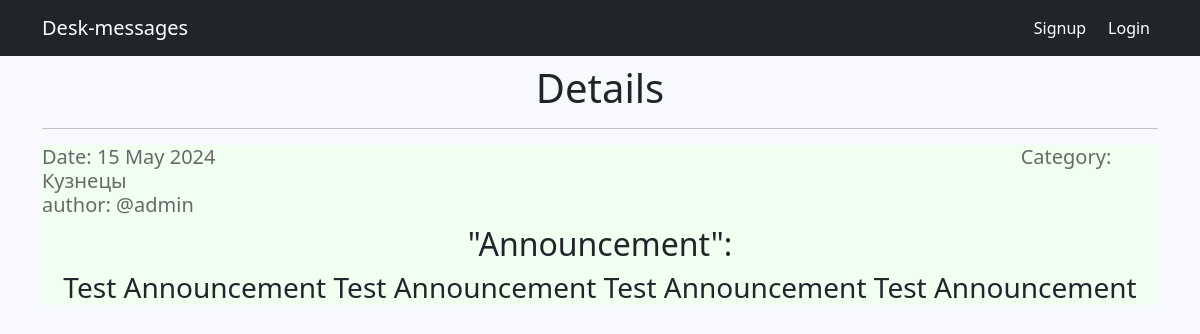
The app's page /2/, older data.
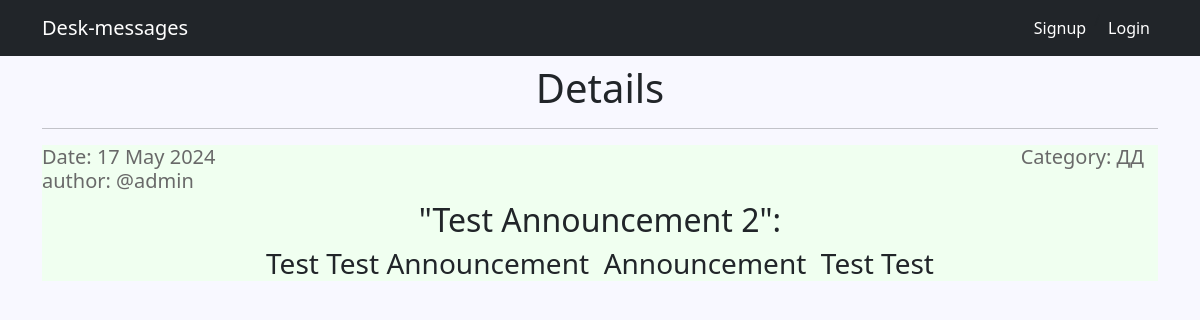
The same page, newer data.
### announcements/models.py (models this page shows, shortened)
class Announcement(models.Model):
    time_in = models.DateTimeField(auto_now_add=True)
    title = models.CharField(max_length=115)
    announcement_text = RichTextUploadingField()
    author = models.ForeignKey(Author, on_delete=models.CASCADE, related_name='announcements')
    category = models.ForeignKey(Category, on_delete=models.CASCADE, related_name='announcements')

class Category(models.Model):
    tanks = "TA"
    healths = "HE"
    dd = "DD"
    merchants = "ME"
    guild_masters = "GM"
    quests_givers = "QG"
    blacksmiths = "BS"
    tanners = "TN"
    potion_makers = "PM"
    spell_masters = "SM"
    POSITIONS = [
        (tanks, "Танки"),
        (healths, "Хиллы"),
        (dd, "ДД"),
        (merchants, "Торговцы"),
        (guild_masters, "Гилдмастеры"),
        (quests_givers, "Квестгиверы"),
        (blacksmiths, "Кузнецы"),
        (tanners, "Кожевники"),
        (potion_makers, "Зельевары"),
        (spell_masters, "Мастера заклинаний"),
    ]
    category_name = models.CharField(max_length=2,
                                     choices=POSITIONS,
                                     unique=True,
                                     default=tanks)
    def __str__(self):
        return self.get_category_name_display()

class Author(models.Model):
    author_name = models.OneToOneField(User, on_delete=models.CASCADE)
    def __str__(self):
        return self.author_name.username

### announcements/views.py (the view)
# urls.py: path('<int:pk>/', AnnouncementDetail.as_view(), name='announcement_detail'),
class AnnouncementDetail(DetailView):
    model = Announcement
    template_name = 'announcements/detail.html'
    context_object_name = 'announcement'

### templates/announcements/detail.html (shortened to what this page needs)
{% extends 'default.html' %}
{% block content %}
    <h1>
        Details
    </h1>
    <hr/>
    <div align="left" style="background-color: #F0FFF0">
        <h5 style="color: #696969">
            Date: {{ announcement.time_in|date:'d M Y' }} <span style='padding-left:800px;'> Category: {{ announcement.category }} </span>
            <br>
            author: @{{ announcement.author }}
        </h5>
        <h2 style="text-align: center;">
            "{{ announcement.title }}":
        </h2>
        <h3 style="text-align: center;">
            {{announcement.announcement_text|safe }}
        </h3>
    </div>
{% endblock content %}

Row changes from the older to the newer data that the page shows:
changed Announcement "admin": time_in "15 May 2024" → "17 May 2024"; category "Кузнецы" → "ДД"; title "Announcement" → "Test Announcement 2"; announcement_text "Test Announcement Test Announcement Test Announcement Test Announcement" → "Test Test Announcement Announcement Test Test"
